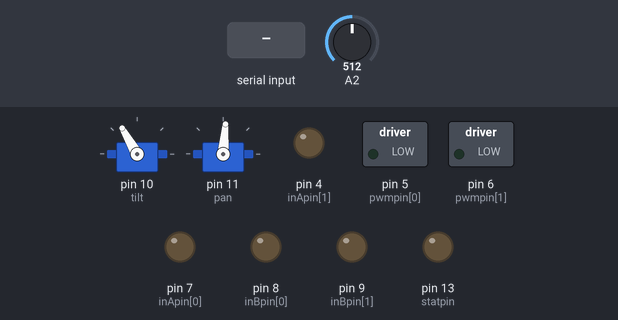
Simulated run of this sketch. Board: Arduino Uno, built with avr-gcc and run on an emulated ATmega328P. Parts: 2 × servo, switched loads named in the sketch (green lamp = pin HIGH), output pins drawn as LEDs (lit = HIGH). Inputs (shaded band) come from the test bench; at power-on: A2 = 512.

Above: at 1.2 s.
1.3 s: "1" received over Serial
At 2.5 s:
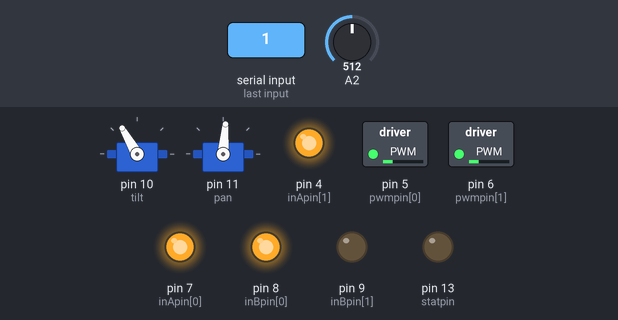
2.8 s: "2" received over Serial
At 3.6 s:
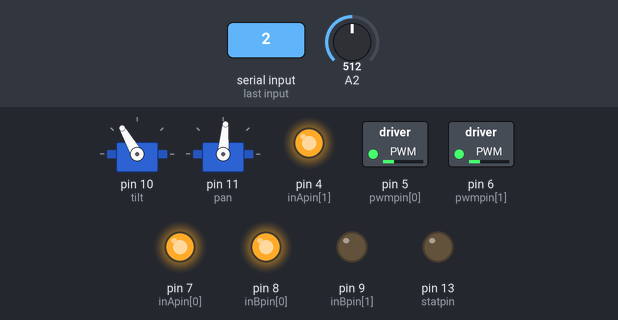
4.3 s: "U" received over Serial
At 4.8 s:
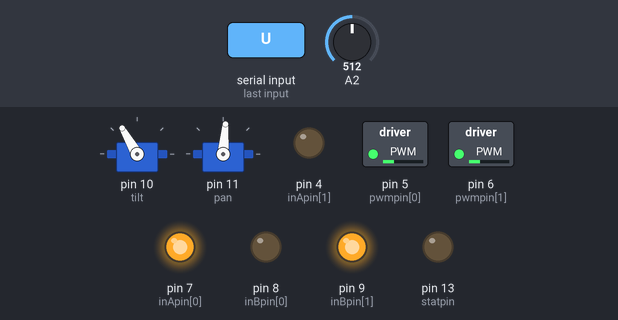
5.8 s: "D" received over Serial
At 7.0 s:
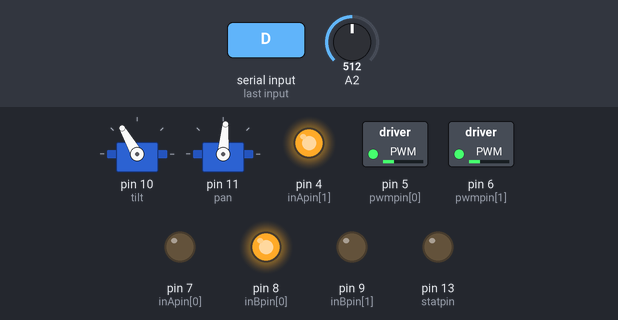
7.3 s: "R" received over Serial
At 8.2 s:
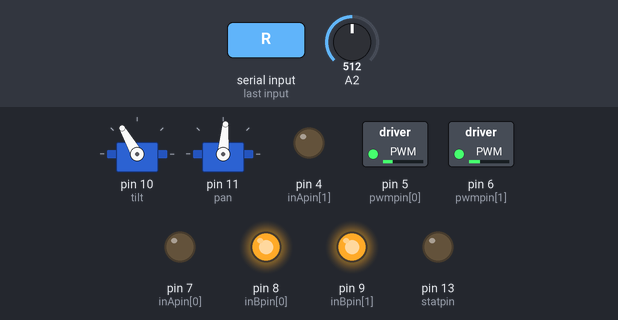
8.8 s: "r" received over Serial
At 9.4 s:
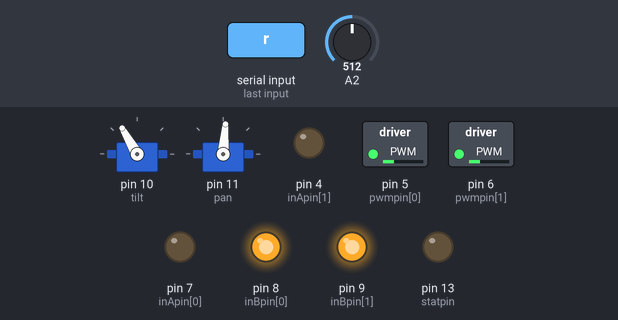
Timing chart, 0 to 11.3 s (numbered marks = the images above; inputs shaded):
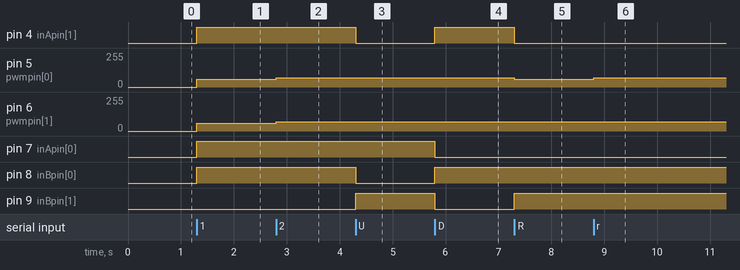

Measured:
- after the input at 1.3 s, pin 4 (inApin[1]), pin 7 (inApin[0]), pin 8 (inBpin[0]): LOW → HIGH at once; pin 5 (pwmpin[0]), pin 6 (pwmpin[1]): 0/255 → 60/255 at once
- after the input at 2.8 s, pin 5 (pwmpin[0]), pin 6 (pwmpin[1]): 60/255 → 70/255 at once
- after the input at 4.3 s, pin 4 (inApin[1]), pin 8 (inBpin[0]): HIGH → LOW at once; pin 9 (inBpin[1]): LOW → HIGH at once
- after the input at 5.8 s, pin 4 (inApin[1]), pin 8 (inBpin[0]): LOW → HIGH at once; pin 7 (inApin[0]), pin 9 (inBpin[1]): HIGH → LOW at once
- after the input at 7.3 s, pin 4 (inApin[1]): HIGH → LOW at once; pin 5 (pwmpin[0]): 70/255 → 60/255 at once; pin 9 (inBpin[1]): LOW → HIGH at once
- after the input at 8.8 s, pin 5 (pwmpin[0]): 60/255 → 70/255 at once

The sketch:

Monster.ino
```cpp
#include <Servo.h>

#define BRAKEVCC 0
#define BRAKEGND 3
#define CS_THRESHOLD 100
int incomingByte;

Servo tilt;
Servo pan;

int inApin[2] = {7, 4};  // INA: Clockwise input
int inBpin[2] = {8, 9}; // INB: Counter-clockwise input
int pwmpin[2] = {5, 6}; // PWM input
int cspin[2] = {2, 3}; // CS: Current sense ANALOG input
int enpin[2] = {0, 1}; // EN: Status of switches output (Analog pin)

int statpin = 13;
int velocidade;
int sentido[2] = {0,1};

void setup()
{
  velocidade = 60;
  Serial.begin(9600);
  pinMode(statpin, OUTPUT);

  tilt.attach(10);
  pan.attach(11);
  tilt.write(120);
  pan.write(85);

  // Initialize digital pins as outputs
  for (int i=0; i<2; i++)
  {
    pinMode(inApin[i], OUTPUT);
    pinMode(inBpin[i], OUTPUT);
    pinMode(pwmpin[i], OUTPUT);
  }
  // Initialize braked
  for (int i=0; i<2; i++)
  {
    digitalWrite(inApin[i], LOW);
    digitalWrite(inBpin[i], LOW);
  }

}

void loop()
{

    if (Serial.available() > 0) {
    // read the oldest byte in the serial buffer:
    incomingByte = Serial.read();

     if(incomingByte == '1' )
    {
      if(velocidade > 60){
        velocidade = velocidade - 10;
        motorGo(0, sentido[0], velocidade);
        motorGo(1, sentido[1], velocidade);
        delay(10);
      }
      else{
        motorGo(0, sentido[0], velocidade);
        motorGo(1, sentido[1], velocidade);
        delay(10);
      }
    }

     if(incomingByte == '2' )
    {
      if(velocidade < 251){
        velocidade = velocidade + 10;
        motorGo(0, sentido[0], velocidade);
        motorGo(1, sentido[1], velocidade);
        delay(10);
      }
     else{
        motorGo(0, sentido[0], velocidade);
        motorGo(1, sentido[1], velocidade);
        delay(10);
     }
    }

     if(incomingByte == 'S' ) //parar
    {
      motorOff(0);
      motorOff(1);
      delay(10);
    }

    if(incomingByte == 'U' ) //p/frente
    {
    sentido[0] = 1;
    sentido[1] = 2;
    motorGo(0, sentido[0], velocidade);
    motorGo(1, sentido[1], velocidade);
     delay(10);
    }

    if(incomingByte == 'D' ) //p/tras
    {
      sentido[0] = 2;
      sentido[1] = 1;
      motorGo(0, sentido[0], velocidade);
      motorGo(1, sentido[1], velocidade);
      delay(10);
    }

      if(incomingByte == 'R' ) //Direita
    {
      sentido[0] = 2;
      sentido[1] = 2;
      motorGo(0, sentido[0], velocidade-10);
      motorGo(1, sentido[1], velocidade);
       delay(100);
    }

     if(incomingByte == 'r' ) //Direita
    {
      sentido[0] = 2;
      sentido[1] = 2;
      motorGo(0, sentido[0], velocidade);
      motorGo(1, sentido[1], velocidade);
       delay(100);
    }

       if(incomingByte == 'L' ) //Esquerda
    {
      sentido[0] = 1;
      sentido[1] = 1;
      motorGo(0, sentido[0], velocidade);
      motorGo(1, sentido[1], velocidade-10);
       delay(100);
    }

     if(incomingByte == 'l' ) //Esquerda
    {
      sentido[0] = 1;
      sentido[1] = 1;
      motorGo(0, sentido[0], velocidade);
      motorGo(1, sentido[1], velocidade);
       delay(100);
    }
    }

  if ((analogRead(cspin[0]) < CS_THRESHOLD) && (analogRead(cspin[1]) < CS_THRESHOLD))
    digitalWrite(statpin, HIGH);
}

void motorOff(int motor)
{
  // Initialize braked
  for (int i=0; i<2; i++)
  {
    digitalWrite(inApin[i], LOW);
    digitalWrite(inBpin[i], LOW);
  }
  analogWrite(pwmpin[motor], 0);
}

/* motorGo() will set a motor going in a specific direction
 the motor will continue going in that direction, at that speed
 until told to do otherwise.

 motor: this should be either 0 or 1, will selet which of the two
 motors to be controlled

 direct: Should be between 0 and 3, with the following result
 0: Brake to VCC
 1: Clockwise
 2: CounterClockwise
 3: Brake to GND

 pwm: should be a value between ? and velocidade, higher the number, the faster
 it'll go
 */

void motorGo(uint8_t motor, uint8_t direct, uint8_t pwm)
{
  if (motor <= 1)
  {
    if (direct <=4)
    {
      // Set inA[motor]
      if (direct <=1)
        digitalWrite(inApin[motor], HIGH);
      else
        digitalWrite(inApin[motor], LOW);
      // Set inB[motor]
      if ((direct==0)||(direct==2))
        digitalWrite(inBpin[motor], HIGH);
      else
        digitalWrite(inBpin[motor], LOW);

      analogWrite(pwmpin[motor], pwm);
    }
  }
}
```
